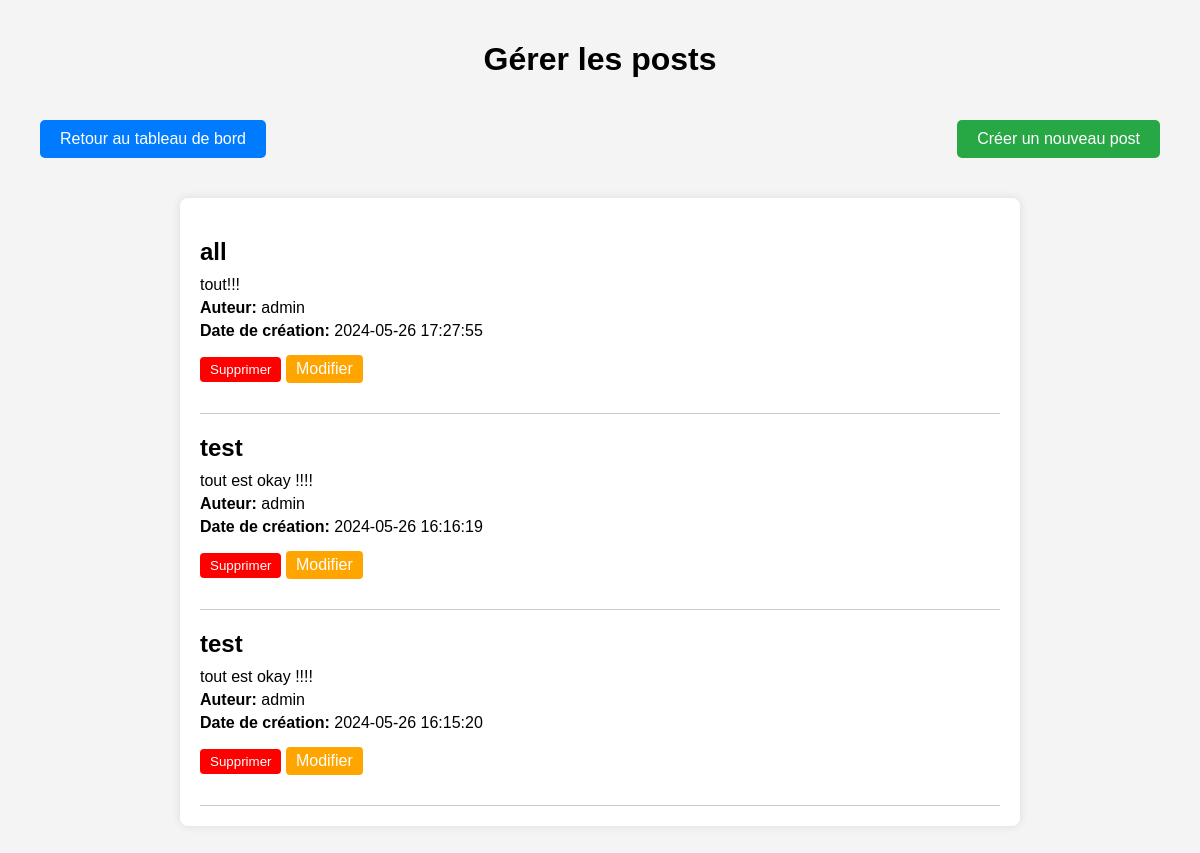
Screenshot of /admin/posts_admin/manage_posts.php (signed in) with the database file from the repository.
### tables this page shows
CREATE TABLE `posts` (
  `id` int(11) NOT NULL,
  `title` varchar(255) NOT NULL,
  `content` text NOT NULL,
  `author` varchar(100) NOT NULL,
  `created_at` timestamp NOT NULL DEFAULT current_timestamp(),
  `user_id` int(11) NOT NULL
);

CREATE TABLE `users` (
  `id` int(11) NOT NULL,
  `username` varchar(255) NOT NULL,
  `password` varchar(255) NOT NULL,
  `role` enum('Admin','User') NOT NULL,
  `first_name` varchar(255) NOT NULL,
  `last_name` varchar(255) NOT NULL,
  `email` varchar(255) NOT NULL,
  `phone_number` varchar(20) NOT NULL,
  `date_of_birth` date NOT NULL,
  `active` tinyint(1) DEFAULT 1
);

### admin/posts_admin/manage_posts.php (the view, shortened to what this page needs)
<?php
require_once '../../db_connect.php';
$stmt = $pdo->query("SELECT posts.id, posts.title, posts.content, posts.created_at, users.username FROM posts JOIN users ON posts.user_id = users.id ORDER BY posts.created_at DESC");
$posts = $stmt->fetchAll(PDO::FETCH_ASSOC);
?>
<!DOCTYPE html>
<html lang="en">
<head>
    <link rel="stylesheet" href="styles.css">
</head>
<body>
    <h1>Gérer les posts</h1>
    <div class="navbar">
    <a href="../dashboard.php" class="nav-link nav-link-return">Retour au tableau de bord</a>
    <a href="../../posts/create_post.php" class="nav-link nav-link-create">Créer un nouveau post</a>
    </div>
    <div class="posts-container">
        <?php foreach ($posts as $post): ?>
            <div class="post-item">
                <h2><?php echo htmlspecialchars($post['title']); ?></h2>
                <p><?php echo nl2br(htmlspecialchars($post['content'])); ?></p>
                <p><strong>Auteur:</strong> <?php echo htmlspecialchars($post['username']); ?></p>
                <p><strong>Date de création:</strong> <?php echo htmlspecialchars($post['created_at']); ?></p>
                <form method="post" style="display:inline;">
                    <input type="submit" name="delete_post" value="Supprimer" class="btn btn-danger">
                </form>
                <a href="edit_post.php?id=<?php echo $post['id']; ?>" class="btn btn-secondary">Modifier</a>
            </div>
        <?php endforeach; ?>
    </div>
</body>
</html>

### admin/posts_admin/styles.css (style rules this page uses)
body { font-family: Arial, sans-serif; margin: 0; padding: 20px; background-color: #f4f4f4; }
h1 { text-align: center; }
a { display: inline-block; margin: 10px 0; padding: 10px 20px; background-color: #007bff; color: #fff; text-decoration: none; border-radius: 4px; transition: background-color 0.3s ease; }
.posts-container { max-width: 800px; margin: 20px auto; padding: 20px; background-color: #fff; border-radius: 8px; box-shadow: 0 0 10px rgba(0, 0, 0, 0.1); }
.post-item { border-bottom: 1px solid #ccc; padding: 20px 0; }
.post-item h2 { margin: 0 0 10px 0; }
.post-item p { margin: 5px 0; }
form { display: inline; }
.btn { padding: 5px 10px; color: #fff; border: none; border-radius: 4px; cursor: pointer; text-decoration: none; }
.btn-danger { background-color: red; }
.btn-secondary { background-color: orange; }
.navbar { width: 100%; display: flex; justify-content: space-between; padding: 10px 20px; background-color: #f4f4f4; box-sizing: border-box; }
.nav-link { color: white; text-decoration: none; padding: 10px 20px; border-radius: 5px; transition: background-color 0.3s; }
.nav-link-return { background-color: #007bff; }
.nav-link-create { background-color: #28a745; }

### rows the page displays
posts: title "all", content "tout!!!", user.username "admin", created_at "2024-05-26 17:27:55"
posts: title "test", content "tout est okay !!!!", user.username "admin", created_at "2024-05-26 16:16:19"
posts: title "test", content "tout est okay !!!!", user.username "admin", created_at "2024-05-26 16:15:20"
